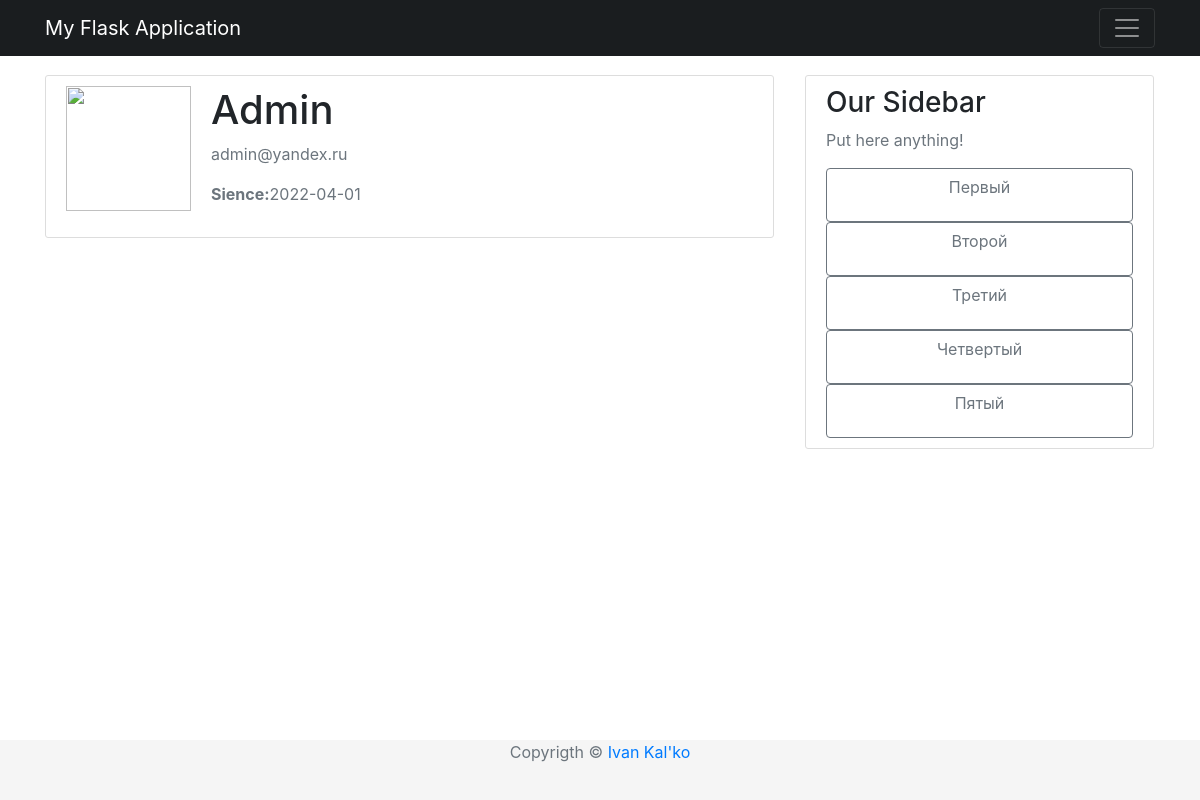
/user/Admin (signed in), run on an earlier commit of the app's database.
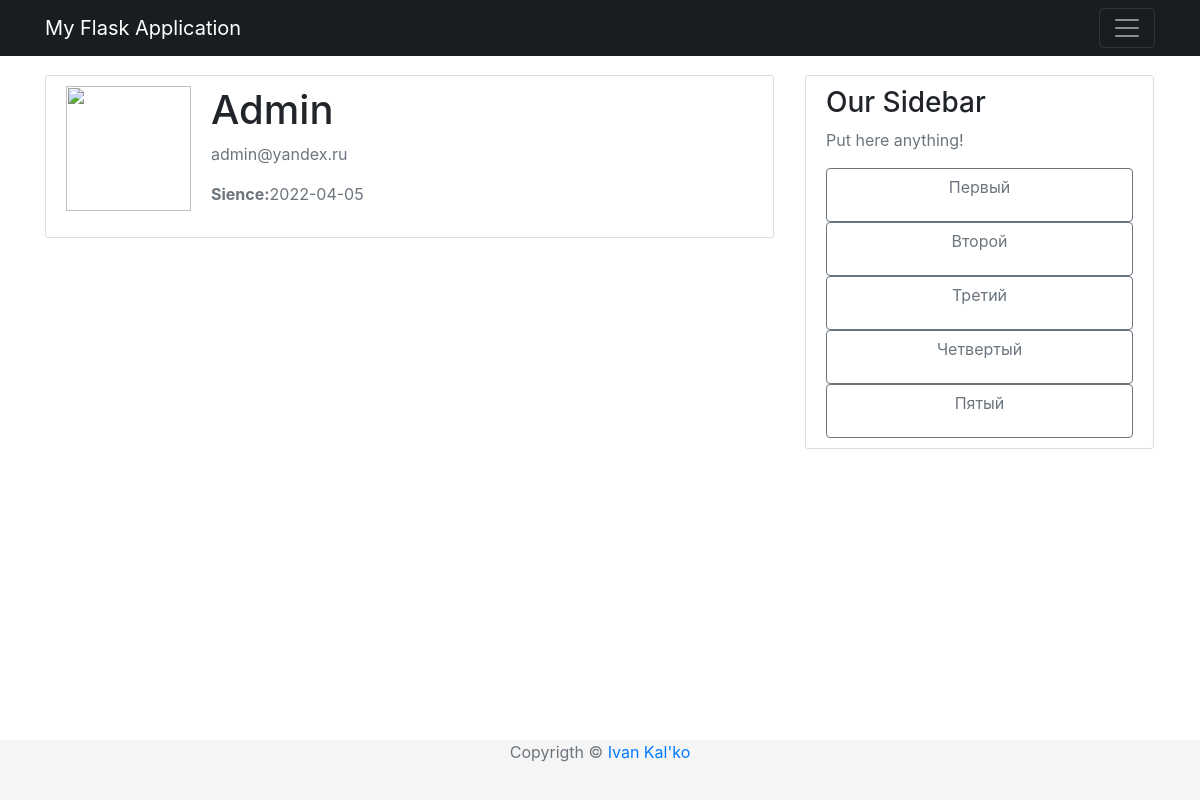
And on a later commit of the database.
### app/models/user.py (models this page shows, shortened)
class User(UserMixin, db.Model):
    __tablename__ = "users"
    id = db.Column(db.Integer, primary_key=True)
    username = db.Column(db.String(64), unique=True, nullable=False)
    password_hash = db.Column(db.String(128), nullable=False)
    email = db.Column(db.String(120), nullable=False, unique=True)
    image_file = db.Column(db.String(20), nullable=False, default="default.png")
    join_date = db.Column(db.DateTime, nullable=False, default=datetime.utcnow)
    posts = db.relationship('Post', backref='author', lazy=True)

### app/routes/user.py (the view)
@app.route("/user/<string:username>")
@login_required
def user_public(username:str):
    page = request.args.get("page", 1, type=int)
    user = User.query.filter_by(username=username).first_or_404()
    posts= Post.query.filter_by(author=user).order_by(Post.timestamp.desc()).paginate(page=page, per_page=2)
    return render_template("user_public.html", posts=posts, user=user, title=f"{user.username}'s profile")

### app/models/user.py (called while the page is built)
@login.user_loader
def load_user(id:int) -> User:
    return User.query.get(int(id))

### app/templates/user_public.html (shortened to what this page needs)
{% extends "base.html" %}
{% block content %}
    <div class="content-section">
        <div class="media">
            <img class="round-circle account-img" src="{{ url_for('static', filename='images/profiles/ + user.images_file') }}">
            <div class="media-body">
                <h2 class="account-heading">{{ user.username }}</h2>
                <p class="text-secondary">{{ user.email }}</p>
                <p class="text-secondary"><b>Sience:</b>{{ user.join_date.strftime('%Y-%m-%d')}}</p>
            </div>
        </div>
    </div>
{% endblock %}

### app/templates/base.html (shortened to what this page needs)
<!DOCTYPE html>
<html>
    <head>
        <link rel="stylesheet" type="text/css" href="{{ url_for('static', filename='css/base.css')}}"/>
        <link rel="stylesheet" href="https://maxcdn.bootstrapcdn.com/bootstrap/4.0.0/css/bootstrap.min.css">
    </head>
    <body>
        <header class="site-header">
            <nav class="navbar navbar-expend-md navbar-dark bg-steel fixed-top">
                <div class="container">
                    <a class="navbar-brand mr-4" href="/">My Flask Application</a>
                    <button class="navbar-toggler" type="button" data-toggle="collapse" data-target="#navbarToggle" aria-controls="navbarToggle" aria-expanded="false" aria-label="Toggle navigation">
                        <span class="navbar-toggler-icon"></span>
                    </button>
                </div>
            </nav>
        </header>
        <main role="main" class="container">
            <div class="row">
                <div class="col-md-8">
                    {% block content %}
                    {% endblock %}
                </div>
                <div class="col-md-4">
                    <div class="content-section">
                        <h3>Our Sidebar</h3>
                        <p class="text-muted">Put here anything!</p>
                        <ul class="list-group">
                            <button class="btn btn-outline-secondary"><p class="text-muted"> Первый </p></button>
                            <button class="btn btn-outline-secondary"><p class="text-muted"> Второй </p></button>
                            <button class="btn btn-outline-secondary"><p class="text-muted"> Третий </p></button>
                            <button class="btn btn-outline-secondary"><p class="text-muted"> Четвертый </p></button>
                            <button class="btn btn-outline-secondary"><p class="text-muted"> Пятый </p></button>
                        </ul>
                    </div>
                </div>
            </div>
        </main>
        <footer class="footer">
            <div class="container text-center">
                <span class="text-muted">Copyrigth &copy <a href="https://github.com/vano2149">Ivan Kal'ko</a></span>
            </div>
        </footer>
    </body>
</html>

### app/static/css/base.css (style rules this page uses)
body { background: #fafafa; color: #333333; margin-top: 5rem; }
h1, h2, h3, h4, h5, h6 { color : #444444; }
.bg-steel { background-color: #1a1d1f; }
.content-section { background: #ffffff; padding: 10px 20px; border: 1px solid #dddddd; border-radius: 3px; margin-right: 1px; margin-top: 75px; margin-bottom: 50px; }
.account-img { height: 125px; width: 125px; margin-right: 20px; margin-bottom: 16px; }
.account-heading { font-size: 2.5rem; }
.footer { position: absolute; bottom: 0; width: 100%; height: 60px; background-color: #f5f5f5; }
html * { -webkit-font-smoothing: antialiased; -moz-osx-font-smoothing: grayscale; }
button, input, optgroup, select, textarea { margin: 0; font-family: inherit; font-size: inherit; line-height: inherit; }
.row { --bs-gutter-x: 1.5rem; --bs-gutter-y: 0; display: flex; flex-wrap: wrap; margin-top: calc(var(--bs-gutter-y) * -1); margin-right: calc(var(--bs-gutter-x) / -2); margin-left: calc(var(--bs-gutter-x) / -2); }
body { color: #67748e; font-weight: 400; line-height: 1.6; background-color: #fff; }
body { margin: 0; font-family: var(--bs-font-sans-serif); font-size: 1rem; line-height: 1.5; -webkit-text-size-adjust: 100%; -webkit-tap-highlight-color: rgba(0,0,0,0); }
:root { --bs-blue: #63b3ed; --bs-indigo: #596cff; --bs-purple: #6f42c1; --bs-pink: #d63384; --bs-red: #f56565; --bs-orange: #fd7e14; --bs-yellow: #fbd38d; --bs-green: #81e6d9; --bs-teal: #20c997; --bs-cyan: #0dcaf0; --bs-gray: #6c757d; --bs-gray-dark: #343a40; --bs-primary: #cb0c9f; --bs-secondary: #8392ab; --bs-success: #82d616; --bs-info: #17c1e8; --bs-warning: #f53939; --bs-danger: #ea0606; --bs-light: #e9ecef; --bs-dark: #252f40; --bs-white: #fff; --bs-font-sans-serif: Open Sans; --bs-font-monospace: SFMono-Regular,Menlo,Monaco,Consolas,"Liberation Mono","Courier New",monospace; --bs-gradient: linear-gradient(180deg,hsla(0,0%,100%,.15),hsla(0,0%,100%,0)); }

What changed in the data, as far as the page shows it:
changed User "Admin": join_date "2022-04-01" → "2022-04-05"
